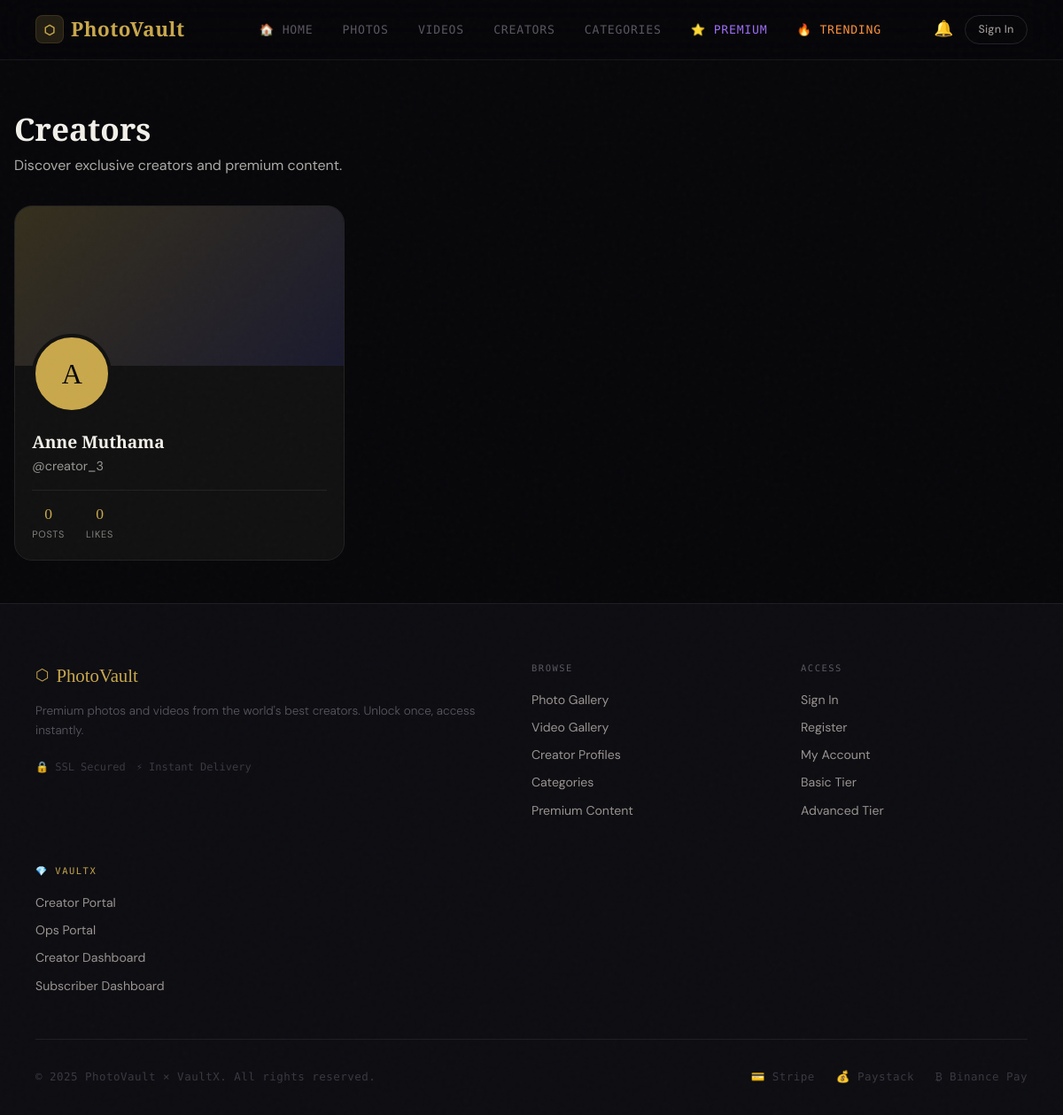
The page /profiles on the database its author committed.
### models/project.py (models this page shows)
class Profile(db.Model):
    __tablename__  = 'profiles'
    id             = db.Column(db.Integer, primary_key=True)
    name           = db.Column(db.String(100), nullable=False)
    username       = db.Column(db.String(60), unique=True, nullable=False)
    tagline        = db.Column(db.String(200), default='')
    bio            = db.Column(db.Text, default='')
    avatar_filename= db.Column(db.String(300), nullable=True)
    cover_filename = db.Column(db.String(300), nullable=True)
    category       = db.Column(db.String(100), default='')
    accent_color   = db.Column(db.String(20), default='#C9A84C')
    membership_tier = db.Column(db.String(20), default='standard')
    country_code    = db.Column(db.String(10), default='')
    is_active      = db.Column(db.Boolean, default=True)
    sort_order     = db.Column(db.Integer, default=0)
    created_at     = db.Column(db.DateTime, default=datetime.utcnow)
    is_verified    = db.Column(db.Boolean, default=False)
    is_featured    = db.Column(db.Boolean, default=False)
    is_trending    = db.Column(db.Boolean, default=False)
    is_online      = db.Column(db.Boolean, default=False)
    last_seen      = db.Column(db.DateTime, default=datetime.utcnow)
    manager_id     = db.Column(db.Integer, db.ForeignKey('users.id'), nullable=True)
    assigned_by_ops_id = db.Column(db.Integer, db.ForeignKey('users.id'), nullable=True)
    account_type        = db.Column(db.String(40), default='junior_creator')
    manager_assigned_at = db.Column(db.DateTime, nullable=True)
    is_premium           = db.Column(db.Boolean, default=False)
    premium_started_at   = db.Column(db.DateTime, nullable=True)
    videos = db.relationship(
        'Video',
        backref='profile',
        lazy=True,
        cascade='all, delete-orphan'
    )

### routes/dashboard_routes.py (the view)
@dashboard_bp.route('/profiles', endpoint='public_profiles')
def public_profiles():
    profiles = Profile.query.filter_by(is_active=True).order_by(Profile.sort_order, Profile.name).all()
    for p in profiles:
        p.post_count = ProfilePost.query.filter_by(profile_id=p.id, is_active=True).count()
        p.total_likes = db.session.query(db.func.count(ProfilePostLike.id))\
            .join(ProfilePost, ProfilePost.id == ProfilePostLike.post_id)\
            .filter(ProfilePost.profile_id == p.id).scalar() or 0
    return render_template('public_profiles.html', profiles=profiles,
                           COUNTRY_FLAGS=COUNTRY_FLAGS, COUNTRY_NAMES=COUNTRY_NAMES)

### services/creator_service.py (called while the page is built)
def is_admin_override():
    return False

### templates/public_profiles.html (shortened to what this page needs)
{% extends 'base.html' %}
{% block content %}
<div class="container" style="padding: 3rem 1rem;">
  <div style="margin-bottom:2rem;">
    <h1 style="font-size:2.2rem;font-weight:700;font-family:var(--font-head);">Creators</h1>
    <p style="opacity:.7;">Discover exclusive creators and premium content.</p>
  </div>
  {% if profiles %}
  <div style="display:grid;grid-template-columns:repeat(auto-fill,minmax(280px,1fr));gap:1.5rem;">
    {% for profile in profiles %}
    <a href="{{ url_for('profile_page', username=profile.username) }}"
       style="text-decoration:none;color:inherit;">
      <div style="background:#111;border:1px solid #222;border-radius:20px;overflow:hidden;transition:.3s;position:relative;">
        <div style="height:180px;overflow:hidden;">
          {% if profile.cover_filename %}
          <img src="{{ url_for('serve_profile_media', filename=profile.cover_filename) }}"
               style="width:100%;height:100%;object-fit:cover;">
          {% else %}
          <div style="width:100%;height:100%;background:linear-gradient(135deg,{{ profile.accent_color }}33,#1a1a2e);"></div>
          {% endif %}
        </div>
        <div style="padding:1.2rem;">
          <div style="margin-top:-55px;margin-bottom:1rem;">
            {% if profile.avatar_filename %}
            <img src="{{ url_for('serve_profile_media', filename=profile.avatar_filename) }}"
                 style="width:90px;height:90px;border-radius:50%;border:4px solid #111;object-fit:cover;box-shadow:0 0 0 3px {{ profile.accent_color }};">
            {% else %}
            <div style="width:90px;height:90px;border-radius:50%;border:4px solid #111;background:{{ profile.accent_color }};display:flex;align-items:center;justify-content:center;font-size:2rem;color:#07070a;font-family:var(--font-head);">
              {{ profile.name[0].upper() }}
            </div>
            {% endif %}
          </div>
          <h2 style="margin:0;font-size:1.2rem;font-family:var(--font-head);">
            {{ profile.name }}
          </h2>
          <div style="opacity:.6;font-size:.9rem;">@{{ profile.username }}</div>
          <div style="display:flex;gap:1.5rem;margin-top:.85rem;padding-top:.75rem;border-top:1px solid #222;">
            <div style="text-align:center;">
              <div style="font-size:1.1rem;font-family:var(--font-head);color:{{ profile.accent_color }};">{{ profile.post_count }}</div>
              <div style="font-size:.68rem;opacity:.5;text-transform:uppercase;letter-spacing:.07em;">Posts</div>
            </div>
            <div style="text-align:center;">
              <div style="font-size:1.1rem;font-family:var(--font-head);color:{{ profile.accent_color }};">{{ profile.total_likes }}</div>
              <div style="font-size:.68rem;opacity:.5;text-transform:uppercase;letter-spacing:.07em;">Likes</div>
            </div>
          </div>
        </div>
      </div>
    </a>
    {% endfor %}
  </div>
  {% else %}
  <div style="text-align:center;padding:4rem 2rem;opacity:.5;">
    <div style="font-size:4rem;margin-bottom:1rem;">👤</div>
    <h2>No creators yet</h2>
    <p>Check back soon for exclusive content creators.</p>
  </div>
  {% endif %}
</div>
{% endblock %}

### static/css/style.css (style rules this page uses)
:root { --bg: #07070a; --bg2: #0d0d12; --bg3: #131319; --surface: #17171f; --surface2: #1e1e2a; --border: rgba(255,255,255,0.07); --border2: rgba(255,255,255,0.12); --gold: #c9a84c; --gold2: #e8c96e; --gold3: #f5dfa0; --gold-dim: rgba(201,168,76,0.15); --gold-glow: rgba(201,168,76,0.08); --purple: #9f6ef5; --purple-dim:rgba(159,110,245,0.15); --teal: #00c9b8; --teal-dim: rgba(0,201,184,0.12); --text: #f2efe9; --text2: #9a9490; --text3: #5a5660; --text4: #3a3840; --red: #e05555; --green: #4caf7d; --blue: #5b8af5; --orange: #f5935b; --font-head: 'Cormorant Garamond', serif; --font-body: 'DM Sans', sans-serif; --font-mono: 'DM Mono', monospace; --radius: 10px; --radius-lg: 18px; --radius-xl: 24px; --shadow: 0 8px 32px rgba(0,0,0,0.6); --shadow-gold: 0 0 40px rgba(201,168,76,0.18); --shadow-purple: 0 0 40px rgba(159,110,245,0.18); --glow-gold: 0 0 60px rgba(201,168,76,0.12); }
*, *::before, *::after { box-sizing: border-box; margin: 0; padding: 0; }
html { scroll-behavior: smooth; }
body { background: var(--bg); color: var(--text); font-family: var(--font-body); font-size: 16px; line-height: 1.65; min-height: 100vh; overflow-x: hidden; }
a { color: var(--gold); text-decoration: none; transition: color .2s; }

### rows shown on the page
Profile: name "A", name "Anne Muthama", username "creator_3", post_count "0", total_likes "0"
